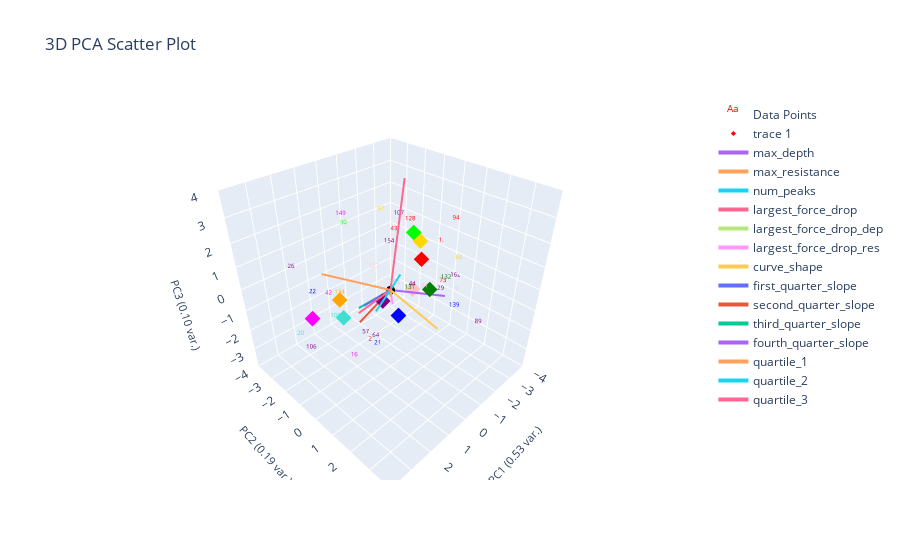

This figure's notebook cell:
### Markdown cell above
# Plot Labeled Data Only

### Code cell
plotting.plot_clusters_seperately(marions_labeled_data[f'{ylabel_name}_nums'], curve_data, ylabel_name,
                                  cluster_category_names=list(ylabel_to_cluster_num.keys()),
                                  bold_idxs=marions_labeled_data.index.tolist()) 
plotting.plot_pca(marions_labeled_data, marions_labeled_data[f'{ylabel_name}_nums'], graph_title="Clustering Labeled Data", num_pc=3, ylabel_name=ylabel_name, centroids=label_centroids)

### Figure 1 — Plotly figure (JSON) as saved in the notebook; plotly's stock layout.template omitted (floating-point values rounded to 4 significant figures)
{"data": [{"mode": "text", "name": "Data Points", "text": ["2", "7", "16", "20", "21", "22", "24", "26", "29", "30", "34", "42", "43", "44", "54", "57", "60", "64", "73", "75", "79", "81", "85", "89", "92", "94", "97", "105", "106", "107", "108", "127", "128", "131", "132", "134", "139", "149", "151", "154", "162"], "textfont": {"color": ["red", "pink", "magenta", "turquoise", "blue", "blue", "blue", "purple", "purple", "lime", "pink", "magenta", "red", "purple", "lime", "purple", "gold", "purple", "red", "pink", "turquoise", "pink", "blue", "purple", "magenta", "red", "gold", "red", "purple", "purple", "turquoise", "pink", "red", "green", "green", "orange", "blue", "magenta", "purple", "purple", "purple"], "size": 6}, "type": "scatter3d", "x": [2.515, -1.112, 3.553, 3.68, 2.462, 1.396, -1.086, 3.859, -3.163, -0.3542, -0.5154, 2.942, -1.069, -0.6563, -4.125, 2.271, -3.734, 3.179, -1.928, -3.864, 0.3005, 0.3179, 0.3495, -1.813, 7.106, -3.367, -1.997, -3.924, 3.573, -2.268, 2.331, -1.573, -2.319, 0.8436, -2.45, 0.8398, -1.855, 0.7925, 5.319, -0.6953, -3.759], "y": [1.565, 0.01678, 1.981, -0.7674, 1.844, -3.222, -1.109, -0.4452, -0.03406, -3.061, -0.1791, 0.08093, -0.8902, 0.5076, 1.202, 1.077, 0.3727, 2.568, 0.9917, 0.4223, 0.4232, 1.912, 4.134, 2.893, -0.2152, 0.3035, -2.558, -0.6347, -0.3647, -1.782, -0.4776, -2.629, -1.186, 1.729, 0.7481, -2.088, 1.702, -1.731, -2.607, -0.7622, 0.2709], "z": [-0.2415, -0.6123, 0.04038, -0.7278, -0.2658, -1.385, -1.457, 2.303, -1.923, 1.254, -0.3804, 1.09, 1.542, -0.146, 1.255, -0.3827, -0.3864, 0.9742, -0.3754, -2.106, 0.3773, 0.9632, 0.765, -1.283, -0.9333, 1.598, 1.485, -0.03417, -1.181, 1.456, -0.5436, -1.215, 1.4, 1.087, -0.5898, -1.115, -1.177, 2.548, -1.534, 1.202, -1.346]}, {"marker": {"color": ["red", "gold", "blue", "green", "purple", "pink", "turquoise", "orange", "lime", "magenta"], "size": 4, "symbol": "diamond"}, "mode": "markers", "type": "scatter3d", "x": [-1.682, -2.865, 0.2532, -0.8034, 0.5314, -1.349, 2.104, 0.8398, -2.24, 3.598], "y": [0.02498, -1.092, 0.6698, 1.239, 0.12, -0.09158, -0.2739, -2.088, -0.9297, 0.0289], "z": [0.6481, 0.5495, -0.7039, 0.2485, -0.1692, -0.6701, -0.298, -1.115, 1.255, 0.6865]}, {"marker": {"color": "black", "size": 3}, "mode": "markers", "name": "Origin", "showlegend": false, "type": "scatter3d", "x": [0], "y": [0], "z": [0]}, {"line": {"width": 4}, "mode": "lines+text", "name": "max_depth", "textposition": "top center", "type": "scatter3d", "x": [0, -1.745], "y": [0, 1.256], "z": [0, -0.5314]}, {"line": {"width": 4}, "mode": "lines+text", "name": "max_resistance", "textposition": "top center", "type": "scatter3d", "x": [0, 2.109], "y": [0, -1.353], "z": [0, 1.07]}, {"line": {"width": 4}, "mode": "lines+text", "name": "num_peaks", "textposition": "top center", "type": "scatter3d", "x": [0, -0.466], "y": [0, 0.05834], "z": [0, 0.5128]}, {"line": {"width": 4}, "mode": "lines+text", "name": "largest_force_drop", "textposition": "top center", "type": "scatter3d", "x": [0, -1.172], "y": [0, -0.428], "z": [0, 4.303]}, {"line": {"width": 4}, "mode": "lines+text", "name": "largest_force_drop_dep", "textposition": "top center", "type": "scatter3d", "x": [0, -0.142], "y": [0, 1.779], "z": [0, -0.5514]}, {"line": {"width": 4}, "mode": "lines+text", "name": "largest_force_drop_res", "textposition": "top center", "type": "scatter3d", "x": [0, 1.176], "y": [0, 1.274], "z": [0, 0.6333]}, {"line": {"width": 4}, "mode": "lines+text", "name": "curve_shape", "textposition": "top center", "type": "scatter3d", "x": [0, 0.6116], "y": [0, 2.818], "z": [0, 0.1336]}, {"line": {"width": 4}, "mode": "lines+text", "name": "first_quarter_slope", "textposition": "top center", "type": "scatter3d", "x": [0, 1.254], "y": [0, -0.1045], "z": [0, -0.1237]}, {"line": {"width": 4}, "mode": "lines+text", "name": "second_quarter_slope", "textposition": "top center", "type": "scatter3d", "x": [0, 1.229], "y": [0, -0.4243], "z": [0, -1.105]}, {"line": {"width": 4}, "mode": "lines+text", "name": "third_quarter_slope", "textposition": "top center", "type": "scatter3d", "x": [0, 0.8301], "y": [0, -0.9187], "z": [0, -0.9072]}, {"line": {"width": 4}, "mode": "lines+text", "name": "fourth_quarter_slope", "textposition": "top center", "type": "scatter3d", "x": [0, 1.031], "y": [0, -1.982], "z": [0, 0.1274]}, {"line": {"width": 4}, "mode": "lines+text", "name": "quartile_1", "textposition": "top center", "type": "scatter3d", "x": [0, 1.515], "y": [0, 1.517], "z": [0, 1.266]}, {"line": {"width": 4}, "mode": "lines+text", "name": "quartile_2", "textposition": "top center", "type": "scatter3d", "x": [0, 1.818], "y": [0, 1.13], "z": [0, 0.6017]}, {"line": {"width": 4}, "mode": "lines+text", "name": "quartile_3", "textposition": "top center", "type": "scatter3d", "x": [0, 1.923], "y": [0, 0.3674], "z": [0, 0.1634]}], "layout": {"autosize": true, "scene": {"aspectmode": "cube", "xaxis": {"range": [-4, 4], "title": {"font": {"size": 11}, "text": "PC1 (0.53 var.)"}}, "yaxis": {"range": [-4, 4], "title": {"font": {"size": 11}, "text": "PC2 (0.19 var.)"}}, "zaxis": {"range": [-4, 4], "title": {"font": {"size": 11}, "text": "PC3 (0.10 var.)"}}}, "title": {"text": "3D PCA Scatter Plot"}}}
